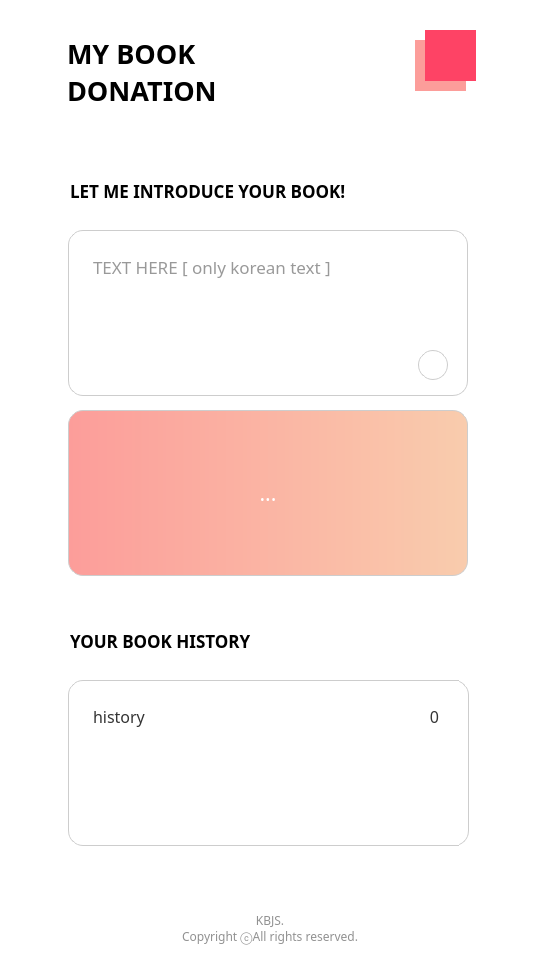
<?xml version="1.0" encoding="UTF-8"?>
<ui version="4.0">
 <class>widget</class>
 <widget class="QWidget" name="widget">
  <property name="geometry">
   <rect>
    <x>0</x>
    <y>0</y>
    <width>540</width>
    <height>960</height>
   </rect>
  </property>
  <property name="sizePolicy">
   <sizepolicy hsizetype="Fixed" vsizetype="Fixed">
    <horstretch>0</horstretch>
    <verstretch>0</verstretch>
   </sizepolicy>
  </property>
  <property name="windowTitle">
   <string>My Book Donation</string>
  </property>
  <property name="styleSheet">
   <string notr="true">background-color: rgb(255, 255, 255);</string>
  </property>
  <widget class="QLabel" name="MainText">
   <property name="geometry">
    <rect>
     <x>67</x>
     <y>31</y>
     <width>151</width>
     <height>81</height>
    </rect>
   </property>
   <property name="font">
    <font>
     <family>Yummo</family>
     <pointsize>20</pointsize>
     <weight>75</weight>
     <bold>true</bold>
     <stylestrategy>PreferAntialias</stylestrategy>
    </font>
   </property>
   <property name="styleSheet">
    <string notr="true"/>
   </property>
   <property name="text">
    <string>MY BOOK
DONATION</string>
   </property>
   <property name="alignment">
    <set>Qt::AlignLeading|Qt::AlignLeft|Qt::AlignVCenter</set>
   </property>
   <property name="margin">
    <number>0</number>
   </property>
  </widget>
  <widget class="QSplitter" name="splitter_2">
   <property name="geometry">
    <rect>
     <x>0</x>
     <y>910</y>
     <width>540</width>
     <height>37</height>
    </rect>
   </property>
   <property name="sizePolicy">
    <sizepolicy hsizetype="Expanding" vsizetype="Expanding">
     <horstretch>0</horstretch>
     <verstretch>0</verstretch>
    </sizepolicy>
   </property>
   <property name="minimumSize">
    <size>
     <width>540</width>
     <height>0</height>
    </size>
   </property>
   <property name="maximumSize">
    <size>
     <width>16777215</width>
     <height>16777215</height>
    </size>
   </property>
   <property name="orientation">
    <enum>Qt::Vertical</enum>
   </property>
   <widget class="QLabel" name="Copyright">
    <property name="sizePolicy">
     <sizepolicy hsizetype="Maximum" vsizetype="Preferred">
      <horstretch>0</horstretch>
      <verstretch>0</verstretch>
     </sizepolicy>
    </property>
    <property name="minimumSize">
     <size>
      <width>0</width>
      <height>31</height>
     </size>
    </property>
    <property name="maximumSize">
     <size>
      <width>16777215</width>
      <height>16777215</height>
     </size>
    </property>
    <property name="font">
     <font>
      <family>Yummo</family>
      <pointsize>9</pointsize>
     </font>
    </property>
    <property name="styleSheet">
     <string notr="true">color: rgb(145, 145, 145);</string>
    </property>
    <property name="frameShadow">
     <enum>QFrame::Plain</enum>
    </property>
    <property name="text">
     <string>KBJS.
Copyright ⓒAll rights reserved.</string>
    </property>
    <property name="scaledContents">
     <bool>false</bool>
    </property>
    <property name="alignment">
     <set>Qt::AlignCenter</set>
    </property>
   </widget>
  </widget>
  <widget class="QPushButton" name="reset_1">
   <property name="geometry">
    <rect>
     <x>425</x>
     <y>30</y>
     <width>51</width>
     <height>51</height>
    </rect>
   </property>
   <property name="cursor">
    <cursorShape>PointingHandCursor</cursorShape>
   </property>
   <property name="styleSheet">
    <string notr="true">background-color: rgb(254, 67, 101);
border-style:none;</string>
   </property>
   <property name="text">
    <string/>
   </property>
  </widget>
  <widget class="QPushButton" name="reset_2">
   <property name="geometry">
    <rect>
     <x>415</x>
     <y>40</y>
     <width>51</width>
     <height>51</height>
    </rect>
   </property>
   <property name="cursor">
    <cursorShape>PointingHandCursor</cursorShape>
   </property>
   <property name="styleSheet">
    <string notr="true">background-color: rgb(252, 157, 154);
border-style:none;</string>
   </property>
   <property name="text">
    <string/>
   </property>
  </widget>
  <widget class="QPushButton" name="Predict">
   <property name="geometry">
    <rect>
     <x>418</x>
     <y>350</y>
     <width>30</width>
     <height>30</height>
    </rect>
   </property>
   <property name="font">
    <font>
     <pointsize>9</pointsize>
    </font>
   </property>
   <property name="cursor">
    <cursorShape>PointingHandCursor</cursorShape>
   </property>
   <property name="toolTipDuration">
    <number>0</number>
   </property>
   <property name="styleSheet">
    <string notr="true">#Predict {
border-style: solid;
border-width: 1px;
border-radius: 15px;
border-color: rgb(205, 205, 205);
color: black;
padding: 20px;
}
#Predict:hover {
border-style: solid;
border-width: 3px;
border-radius: 15px;
border-color: rgb(205, 205, 205);
background-color: rgb(205, 205, 205);
color: black;
padding: 20px;
}</string>
   </property>
   <property name="text">
    <string/>
   </property>
   <property name="iconSize">
    <size>
     <width>121</width>
     <height>121</height>
    </size>
   </property>
  </widget>
  <widget class="QTextEdit" name="InputText">
   <property name="geometry">
    <rect>
     <x>68</x>
     <y>230</y>
     <width>400</width>
     <height>166</height>
    </rect>
   </property>
   <property name="sizePolicy">
    <sizepolicy hsizetype="Preferred" vsizetype="Fixed">
     <horstretch>0</horstretch>
     <verstretch>0</verstretch>
    </sizepolicy>
   </property>
   <property name="minimumSize">
    <size>
     <width>0</width>
     <height>166</height>
    </size>
   </property>
   <property name="maximumSize">
    <size>
     <width>16777215</width>
     <height>300</height>
    </size>
   </property>
   <property name="font">
    <font>
     <family>Yummo</family>
     <pointsize>13</pointsize>
    </font>
   </property>
   <property name="focusPolicy">
    <enum>Qt::ClickFocus</enum>
   </property>
   <property name="acceptDrops">
    <bool>true</bool>
   </property>
   <property name="styleSheet">
    <string notr="true">border-style: solid;
border-width: 1px;
border-radius: 15px;
border-color: rgb(205, 205, 205);
color: #343434;
padding: 20px;</string>
   </property>
   <property name="frameShape">
    <enum>QFrame::NoFrame</enum>
   </property>
   <property name="frameShadow">
    <enum>QFrame::Raised</enum>
   </property>
   <property name="lineWidth">
    <number>0</number>
   </property>
   <property name="midLineWidth">
    <number>0</number>
   </property>
   <property name="html">
    <string>&lt;!DOCTYPE HTML PUBLIC &quot;-//W3C//DTD HTML 4.0//EN&quot; &quot;http://www.w3.org/TR/REC-html40/strict.dtd&quot;&gt;
&lt;html&gt;&lt;head&gt;&lt;meta name=&quot;qrichtext&quot; content=&quot;1&quot; /&gt;&lt;style type=&quot;text/css&quot;&gt;
p, li { white-space: pre-wrap; }
&lt;/style&gt;&lt;/head&gt;&lt;body style=&quot; font-family:'Yummo'; font-size:13pt; font-weight:400; font-style:normal;&quot;&gt;
&lt;p style=&quot;-qt-paragraph-type:empty; margin-top:0px; margin-bottom:0px; margin-left:0px; margin-right:0px; -qt-block-indent:0; text-indent:0px; font-family:'Yummo,나눔바른펜'; color:#343434;&quot;&gt;&lt;br /&gt;&lt;/p&gt;&lt;/body&gt;&lt;/html&gt;</string>
   </property>
   <property name="placeholderText">
    <string>TEXT HERE [ only korean text ]</string>
   </property>
  </widget>
  <widget class="QLabel" name="Result">
   <property name="geometry">
    <rect>
     <x>68</x>
     <y>410</y>
     <width>400</width>
     <height>166</height>
    </rect>
   </property>
   <property name="sizePolicy">
    <sizepolicy hsizetype="Preferred" vsizetype="Fixed">
     <horstretch>0</horstretch>
     <verstretch>0</verstretch>
    </sizepolicy>
   </property>
   <property name="minimumSize">
    <size>
     <width>0</width>
     <height>166</height>
    </size>
   </property>
   <property name="maximumSize">
    <size>
     <width>16777215</width>
     <height>300</height>
    </size>
   </property>
   <property name="font">
    <font>
     <family>Yummo SemiBold</family>
     <pointsize>16</pointsize>
    </font>
   </property>
   <property name="styleSheet">
    <string notr="true">border-style: solid;
border-width: 1px;
border-radius: 15px;
border-color: rgb(205, 205, 205);
padding: 12px;
color: white;
background-color: qlineargradient(spread:pad, x1:0, y1:0, x2:1, y2:0, stop:0 rgba(252, 157, 154, 255), stop:1 rgba(249, 204, 173, 255));</string>
   </property>
   <property name="text">
    <string>...</string>
   </property>
   <property name="alignment">
    <set>Qt::AlignCenter</set>
   </property>
  </widget>
  <widget class="QLabel" name="History">
   <property name="geometry">
    <rect>
     <x>68</x>
     <y>680</y>
     <width>401</width>
     <height>166</height>
    </rect>
   </property>
   <property name="sizePolicy">
    <sizepolicy hsizetype="Preferred" vsizetype="Fixed">
     <horstretch>0</horstretch>
     <verstretch>0</verstretch>
    </sizepolicy>
   </property>
   <property name="minimumSize">
    <size>
     <width>0</width>
     <height>166</height>
    </size>
   </property>
   <property name="maximumSize">
    <size>
     <width>16777215</width>
     <height>300</height>
    </size>
   </property>
   <property name="font">
    <font>
     <family>Yummo</family>
     <pointsize>12</pointsize>
    </font>
   </property>
   <property name="styleSheet">
    <string notr="true">border-style: solid;
border-width: 1px;
border-radius: 15px;
border-color: rgb(205, 205, 205);
padding: 20px;
color: #343434;</string>
   </property>
   <property name="text">
    <string>history</string>
   </property>
   <property name="alignment">
    <set>Qt::AlignLeading|Qt::AlignLeft|Qt::AlignTop</set>
   </property>
  </widget>
  <widget class="QLabel" name="HistoryNumber">
   <property name="geometry">
    <rect>
     <x>378</x>
     <y>680</y>
     <width>81</width>
     <height>166</height>
    </rect>
   </property>
   <property name="sizePolicy">
    <sizepolicy hsizetype="Preferred" vsizetype="Fixed">
     <horstretch>0</horstretch>
     <verstretch>0</verstretch>
    </sizepolicy>
   </property>
   <property name="minimumSize">
    <size>
     <width>0</width>
     <height>166</height>
    </size>
   </property>
   <property name="maximumSize">
    <size>
     <width>16777215</width>
     <height>300</height>
    </size>
   </property>
   <property name="font">
    <font>
     <family>Yummo</family>
     <pointsize>12</pointsize>
    </font>
   </property>
   <property name="styleSheet">
    <string notr="true">border-top-style:solid;
border-bottom-style:solid;
border-width: 1px;
border-color: rgb(205, 205, 205);
padding: 20px;
padding-right: 15px;
color: #343434;</string>
   </property>
   <property name="text">
    <string>0</string>
   </property>
   <property name="alignment">
    <set>Qt::AlignRight|Qt::AlignTop|Qt::AlignTrailing</set>
   </property>
  </widget>
  <widget class="QLabel" name="label">
   <property name="geometry">
    <rect>
     <x>70</x>
     <y>170</y>
     <width>291</width>
     <height>41</height>
    </rect>
   </property>
   <property name="font">
    <font>
     <family>Yummo</family>
     <pointsize>13</pointsize>
     <weight>75</weight>
     <bold>true</bold>
    </font>
   </property>
   <property name="text">
    <string>LET ME INTRODUCE YOUR BOOK!</string>
   </property>
  </widget>
  <widget class="QLabel" name="label_2">
   <property name="geometry">
    <rect>
     <x>70</x>
     <y>620</y>
     <width>291</width>
     <height>41</height>
    </rect>
   </property>
   <property name="font">
    <font>
     <family>Yummo</family>
     <pointsize>13</pointsize>
     <weight>75</weight>
     <bold>true</bold>
    </font>
   </property>
   <property name="text">
    <string>YOUR BOOK HISTORY</string>
   </property>
  </widget>
  <zorder>Result</zorder>
  <zorder>History</zorder>
  <zorder>InputText</zorder>
  <zorder>reset_2</zorder>
  <zorder>MainText</zorder>
  <zorder>splitter_2</zorder>
  <zorder>reset_1</zorder>
  <zorder>Predict</zorder>
  <zorder>HistoryNumber</zorder>
  <zorder>label</zorder>
  <zorder>label_2</zorder>
 </widget>
 <resources/>
 <connections/>
</ui>
